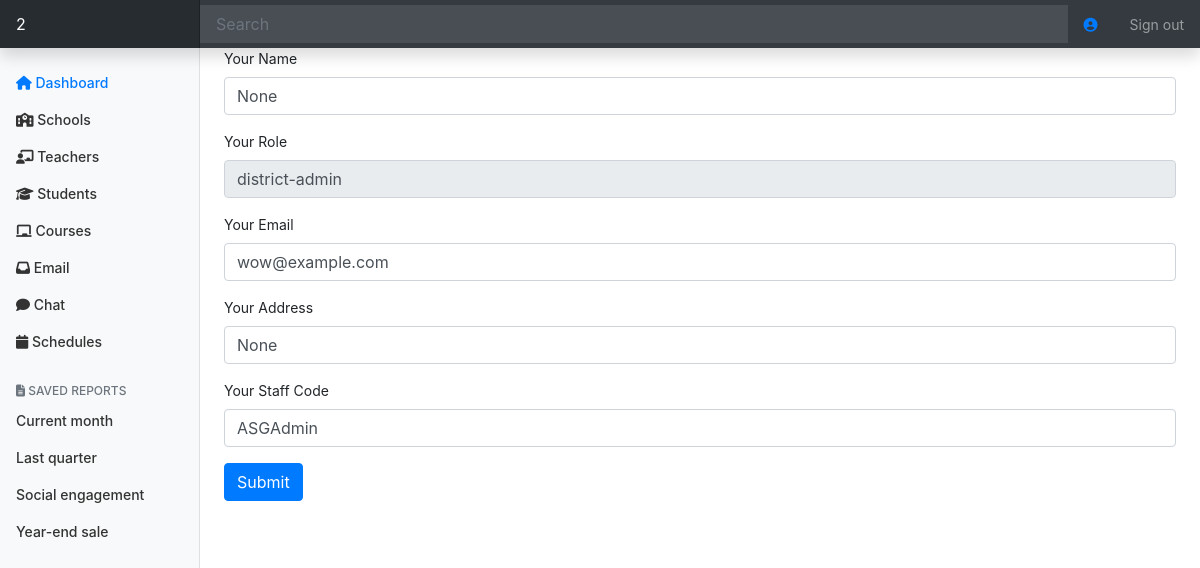
Screenshot of /profile (signed in) with the database file from the repository.
### tables this page shows
CREATE TABLE "users" (
	"user_id"	INTEGER PRIMARY KEY AUTOINCREMENT,
	"school_id"	INTEGER,
	"name"	TEXT,
	"username"	TEXT,
	"password"	TEXT,
	"role"	TEXT,
	"district_id"	INTEGER,
	"email"	TEXT,
	"verification"	TEXT,
	"address"	TEXT,
	"role_description"	INTEGER,
	"code"	TEXT
);

### app.py (the view)
@app.route("/profile")
@login_required
def profile():
    user = c.execute("SELECT * FROM users WHERE user_id=:u_id", {
        "u_id": session.get("user_id")
    }).fetchall()[0]
    return render_template("district-admin/profile.html", user=user)

### helpers.py (called while the page is built)
def login_required(f):
    @wraps(f)
    def decorated_function(*args, **kwargs):
        if session.get("user_id") is None:
            return redirect("/login?next=" + request.path)
        return f(*args, **kwargs)
    return decorated_function

### templates/district-admin/profile.html (shortened to what this page needs)
{% extends "district-admin/dashboard-layout.html" %}
{% block main %}
    <form action="/profile" method="POST">
        <div class="form-group">
            <label for="exampleInputEmail1">Your Name</label>
            <input type="text" class="form-control" id="exampleInputEmail1" aria-describedby="emailHelp" name="name" value="{{ user[2] }}" required>
        </div>
        <div class="form-group">
            <label for="exampleInputEmail1">Your Role</label>
            <input type="text" class="form-control" id="exampleInputEmail1" aria-describedby="emailHelp" value="{{ user[5] }}" required readonly>
        </div>
        <div class="form-group">
            <label for="exampleInputEmail1">Your Email</label>
            <input type="text" class="form-control" id="exampleInputEmail1" aria-describedby="emailHelp" name="role" value="{{ user[7] }}" required>
        </div>
        <div class="form-group">
            <label for="exampleInputEmail1">Your Address</label>
            <input type="email" class="form-control" id="exampleInputEmail1" aria-describedby="emailHelp" name="email" value="{{ user[9] }}" required>
        </div>
        <div class="form-group">
            <label for="exampleInputEmail1">Your Staff Code</label>
            <input type="text" class="form-control" id="exampleInputEmail1" aria-describedby="emailHelp" name="s_code" value="{{ user[11] }}" required>
        </div>
        <button type="submit" class="btn btn-primary">Submit</button>
    </form>
{% endblock %}

### static/district-admin-dashboard.css (style rules this page uses)
body { font-size: .875rem; }

### rows the page displays
users: role "district-admin", role "wow@example.com", s_code "ASGAdmin"

### other values shown
{{ session["district_name"] }} "2"
